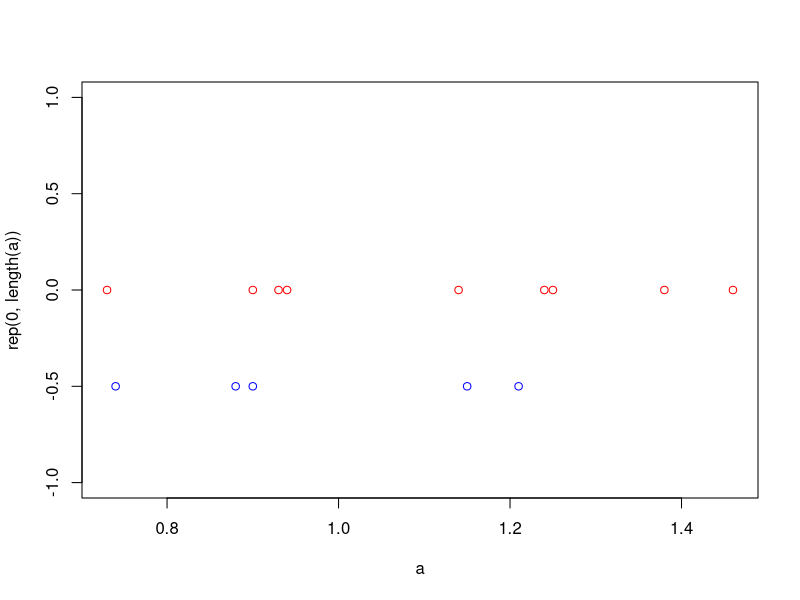
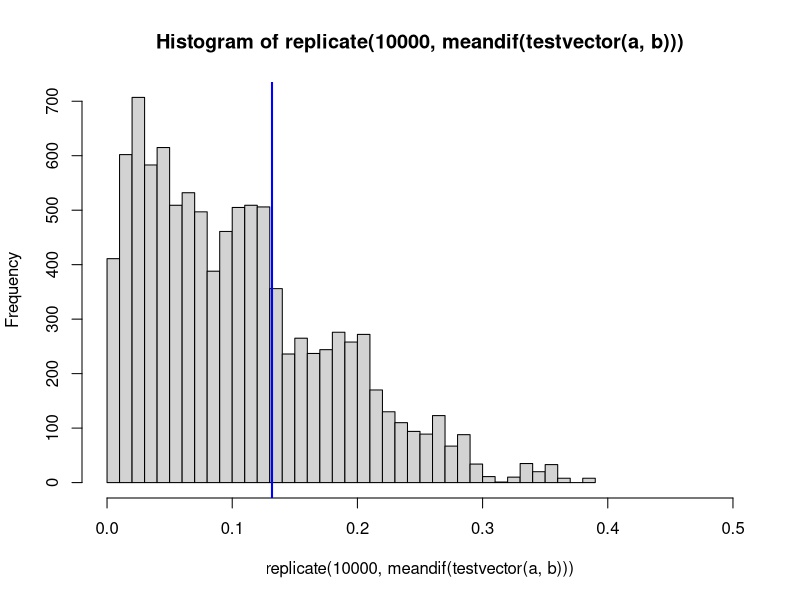

Generate these figures, in order, with R:
# two sets of measurements
a = c(0.90, 0.93, 1.25, 1.24, 1.38, 0.94, 1.14, 0.73, 1.46)
b = c(1.15, 0.88, 0.90, 0.74, 1.21)

# different means, a slighltly larger
mean(a)
mean(b)

# plot both on same graph
plot(a, rep(0, length(a)), col="red")
points(b, rep(-0.5, length(b)), col="blue")


# put all measurements in the same bucket, and try all possible assignments between a and b
testvector <- function(a, b) {
    samples = c(a,b)
    permuted = sample(samples, replace=FALSE)
    new_a = permuted[1:length(a)]
    new_b = permuted[(length(a)+1):length(permuted)]
    list(new_a, new_b)
}

# test statistic: difference in means
meandif <- function(vecs) {
    abs(mean(unlist(vecs[1])) - mean(unlist(vecs[2])))
}

# so what does that distribution look like? and where's the observed mean?
plotmeanperm <- function(a,b) {
    hist(replicate(10000, meandif(testvector(a,b))), breaks=50, xlim=c(0, 0.5))
    abline(v = mean(a)-mean(b), col = "blue", lwd = 2)
}

plotmeanperm(c(0.90, 0.93, 1.25, 1.24, 1.38, 0.94, 1.14, 0.73, 1.46), c(1.15, 0.88, 0.90, 0.74, 1.21))


# use synthetic data so show effect of sample size
plotsamplesize <- function(n) {
    fake_a = rnorm(n, mean(a), sd(a))    
    fake_b = rnorm(n, mean(b), sd(b))
    plotmeanperm(fake_a, fake_b)
}